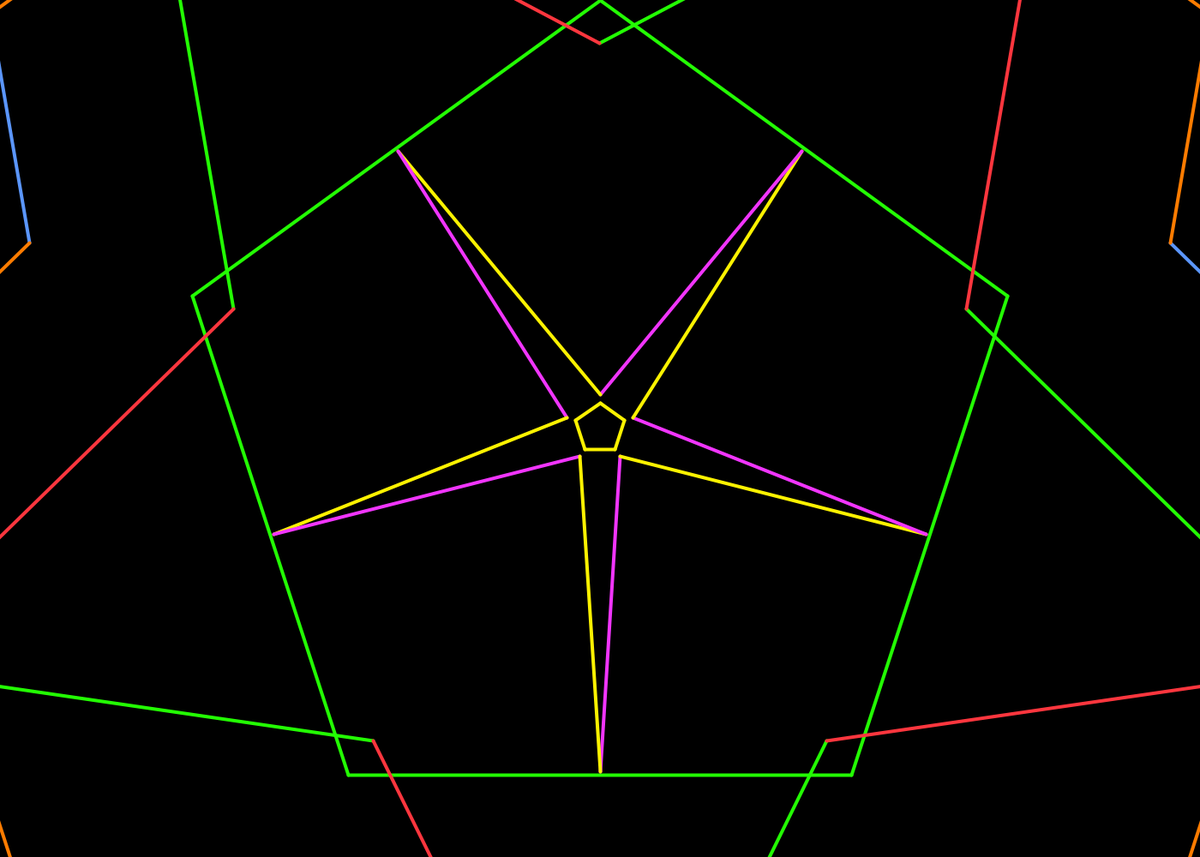
Frame 1 (no input)
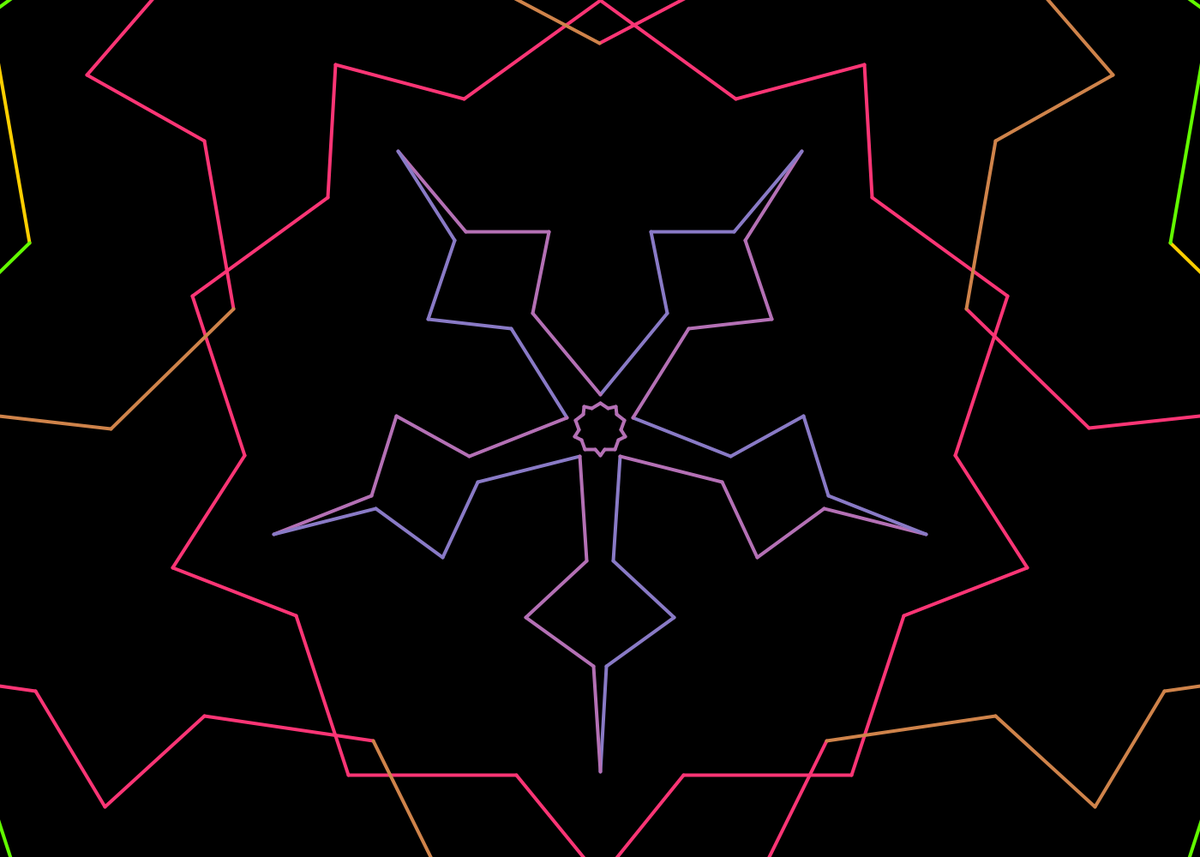
Frame 60 (the mouse pressed at the canvas centre just before this capture)
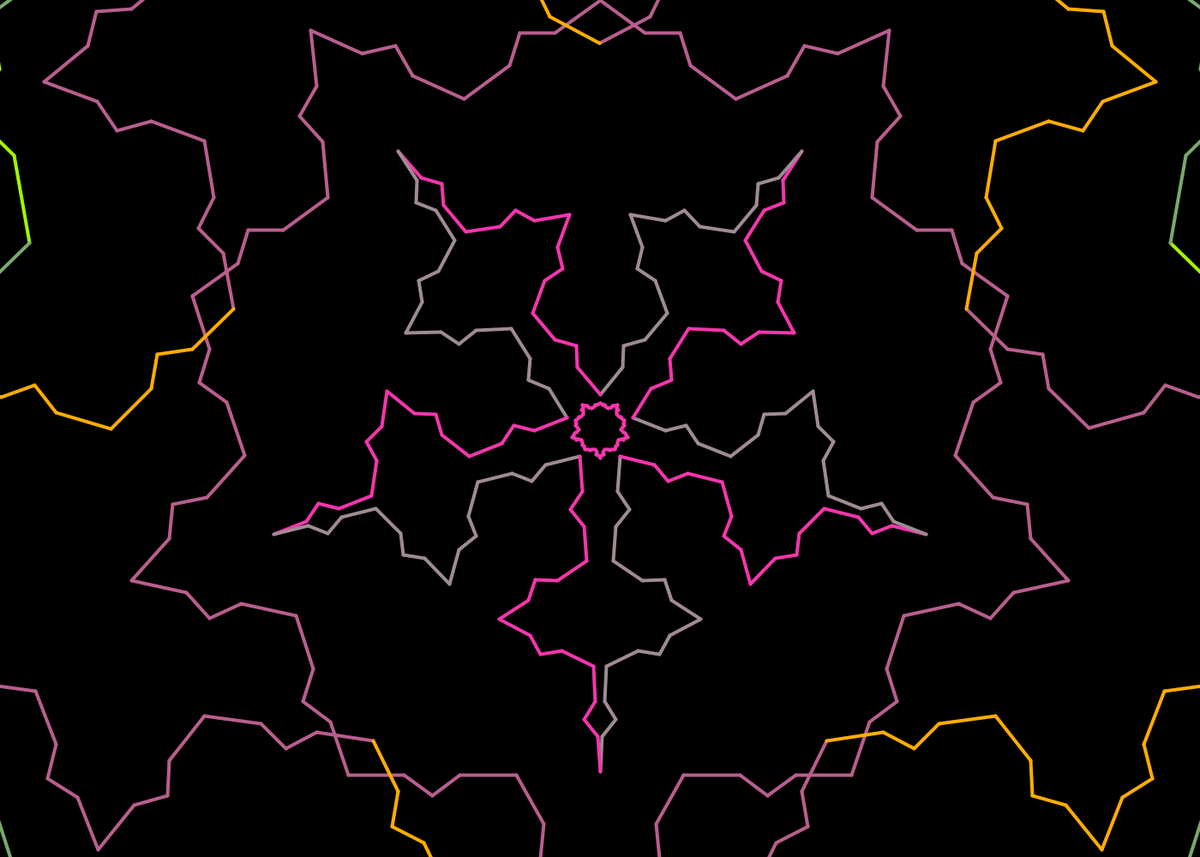
Frame 120 (the mouse held since frame 60 and released just before this capture)

The Processing sketch that drew these frames (run headless with seeded random() and noise(); from frame 60 on, the mouse is pressed at the canvas centre):

// Processing sketch: Koch
// ── Koch.pde
ArrayList<KochLine> kochLines = new ArrayList<KochLine>();
boolean linesFinishedCreating;

float camRotation = 0;
float camRotationChange = 0.0;
PVector camCenter;

void setup() {
    frameRate(30);
    size(1400, 1000);
    // fullScreen();
    
    // Here you can comment and uncomment all the shapes that you want
    // showing up.
    
    // The large number in the arguments represents the size of the shape 
    kochPentagon(500, 3);
    kochStar(5, 0.1, 400, 4, 2);
    kochStar(5, 0.5, 900, 3, 5);
    kochPentagon(1000, 1);
    kochPentagon(30, 2);
    kochStar(5, 0.5, 1400, 0, 1);
    // kochLine();
    // kochSnowFlake();
    // kochSquare();

    camCenter = new PVector(width/2, height/2);
}

void draw() {
    background(0);

    linesFinishedCreating = true;

    camRotation += camRotationChange;
    if (camRotation >= 2*PI) {
        camRotation = 0;
    }
    rotate(camRotation);
    float camCenterAngle = atan(camCenter.y/camCenter.x);
    float theta = PI/2 + camRotation/2 - camCenterAngle;
    float h = camCenter.mag() * sqrt(2 * (1 - cos(camRotation)));
    float deltaX = h * cos(theta);
    float deltaY = h * sin(theta);
    translate(deltaX, -deltaY);


    for (KochLine kochLine : kochLines) {
        kochLine.render();
        if (kochLine.creating) {
            linesFinishedCreating = false;
        }
    }

    if (linesFinishedCreating) {
        ArrayList<KochLine> newKochLines = new ArrayList<KochLine>();
        for (KochLine kochLine : kochLines) {
            newKochLines.addAll(kochLine.createChildrenKochLines());
        }
        kochLines = newKochLines;
    }
}

void kochLine() {
    kochLines.add(new KochLine(
        new PVector(200, 800), 
        new PVector(1900, 800),
        0,
        false
    ));
    strokeWeight(5);
}

void kochSnowFlake() {
    float length = 900;
    PVector snowFlakeCenter = new PVector(width/2, height/2+100);
    PVector firstPoint = PVector.add(snowFlakeCenter, new PVector(-length/2, -length*tan(PI/3)/4));
    PVector secondPoint = PVector.add(snowFlakeCenter, new PVector(length/2, -length*tan(PI/3)/4));
    PVector thirdPoint = PVector.add(snowFlakeCenter, new PVector(0, length*tan(PI/3)/4));
    kochLines.add(new KochLine(
        firstPoint, 
        secondPoint,
        0, true
    ));
    kochLines.add(new KochLine(
        secondPoint,
        thirdPoint,
        0, true
    ));
    kochLines.add(new KochLine(
        thirdPoint,
        firstPoint,
        0, true
    ));
    strokeWeight(5);
}

void kochSquare() {
    float length = 600;
    PVector center = new PVector(1050, 600);
    PVector firstPoint = PVector.add(center, new PVector(-length/2, -length/2));
    PVector secondPoint = PVector.add(center, new PVector(length/2, -length/2));
    PVector thirdPoint = PVector.add(center, new PVector(length/2, length/2));
    PVector fourthPoint = PVector.add(center, new PVector(-length/2, length/2));
    kochLines.add(new KochLine(
        firstPoint,
        secondPoint,
        3, false
    ));
    kochLines.add(new KochLine(
        secondPoint,
        thirdPoint,
        3, false
    ));
    kochLines.add(new KochLine(
        thirdPoint,
        fourthPoint,
        3, false
    ));
    kochLines.add(new KochLine(
        fourthPoint,
        firstPoint,
        3, false
    ));
    strokeWeight(4);
}

void kochPentagon(float radius, int colIndex) {
    PVector center = new PVector(width/2, height/2);
    PVector firstPoint = PVector.add(center, new PVector(0, -radius));
    PVector secondPoint = PVector.add(center, new PVector(radius*cos(radians(18)), -radius*sin(radians(18))));
    PVector thirdPoint = PVector.add(center, new PVector(radius*cos(radians(-54)), -radius*sin(radians(-54))));
    PVector fourthPoint = PVector.add(center, new PVector(-radius*cos(radians(-54)), -radius*sin(radians(-54))));
    PVector fifthPoint = PVector.add(center, new PVector(-radius*cos(radians(18)), -radius*sin(radians(18))));
    kochLines.add(new KochLine(
        firstPoint,
        secondPoint,
        colIndex, true
    ));
    kochLines.add(new KochLine(
        secondPoint,
        thirdPoint,
        colIndex, true
    ));
    kochLines.add(new KochLine(
        thirdPoint,
        fourthPoint,
        colIndex, true
    ));
    kochLines.add(new KochLine(
        fourthPoint,
        fifthPoint,
        colIndex, true
    ));
    kochLines.add(new KochLine(
        fifthPoint,
        firstPoint,
        colIndex, true
    ));
    strokeWeight(3);
}

void kochStar(int numVertex, float thickness, float radius, int colOne, int colTwo) {
    PVector center = new PVector(width/2, height/2);
    float sectionAngle = 2 * PI / numVertex;
    PVector[] largeVertices = new PVector[numVertex];
    PVector[] smallVertices = new PVector[numVertex];
    for (int i = 0; i < numVertex; i++) {
        largeVertices[i] = PVector.add(center, new PVector(
            sin(sectionAngle*(i-1) + sectionAngle), 
            cos(sectionAngle*(i-1) + sectionAngle)
        ).mult(radius));
        smallVertices[i] = PVector.add(center, new PVector(
            sin(sectionAngle*i + sectionAngle/2), 
            cos(sectionAngle*i + sectionAngle/2)
        ).mult(thickness*radius));
    }

    for (int i = 0; i < numVertex; i++) {
        kochLines.add(new KochLine(smallVertices[i], largeVertices[i], colOne, true));
        if (i != numVertex - 1) {
            kochLines.add(new KochLine(largeVertices[i+1], smallVertices[i], colTwo, true));
        } else {
            kochLines.add(new KochLine(largeVertices[0], smallVertices[i], colTwo, true));
        }
    }

    strokeWeight(4);
}

// ── KochLine.pde
public class KochLine {
    boolean creating = true;
    PVector start;
    PVector end;
    float length;
    float angle = PI / 3;
    float subLineLength;
    float growFactor = 0;
    float growSpeed = 0.012;
    boolean moveStart;
    boolean moveEnd;
    PVector movedPointOrigin;

    color col;
    int nextColorIndex;
    color nextCol;
    color[] colors = {
        // color(255, 68, 68),
        color(89, 150, 255),  // Blue
        color(255, 123, 0),   // Orange
        color(255, 242, 0),   // Yellow
        color(33, 255, 0),    // Green
        color(241, 53, 255),  // Pink
        color(255, 53, 60)    // Red
    };
    boolean changeColors;

    KochLine(PVector start, PVector end, int colorIndex, boolean changeColors) {
        this.start = start;
        this.end = end;
        this.length = PVector.sub(end, start).mag();
        this.subLineLength = (length / (2 + 2 * sin(this.angle / 2)));
        this.creating = false;
        this.col = this.colors[colorIndex];
        if (changeColors) {
            if (colorIndex + 1 == this.colors.length) {
                this.nextColorIndex = 0;
                this.nextCol = this.colors[0];
            } else {
                this.nextColorIndex = colorIndex+1;
                this.nextCol = this.colors[colorIndex+1];
            }
        } else {
            this.nextColorIndex = colorIndex;
        }
        this.changeColors = changeColors;
    }

    KochLine(PVector start, PVector end, boolean moveStart, 
             boolean moveEnd, PVector movedPointOrigin, int colorIndex, 
             boolean changeColors) {
        this.start = start;
        this.end = end;
        this.length = PVector.sub(end, start).mag();
        this.subLineLength = (length / (2 + 2 * sin(this.angle / 2)));
        this.movedPointOrigin = movedPointOrigin;
        this.moveEnd = moveEnd;
        this.moveStart = moveStart;
        this.col = this.colors[colorIndex];
        if (changeColors) {
            if (colorIndex + 1 == this.colors.length) {
                this.nextColorIndex = 0;
                this.nextCol = this.colors[0];
            } else {
                this.nextColorIndex = colorIndex+1;
                this.nextCol = this.colors[colorIndex+1];
            }
        } else {
            this.nextColorIndex = colorIndex;
        }
        this.changeColors = changeColors;
    }

    void render() {
        growFactor += growSpeed;
        if (growFactor >= 1) {
            growFactor = 1;
            creating = false;
        }
        if (changeColors) {
            stroke(lerpColor(this.col, this.nextCol, growFactor));
        } else {
            stroke(this.col);
        }
        if (creating) {
            if (moveEnd) {
                PVector newEnd = PVector.add(
                    movedPointOrigin, 
                    PVector.sub(end, movedPointOrigin).mult(growFactor)
                );
                line(start.x, start.y, newEnd.x, newEnd.y);
            } else if (moveStart) {
                PVector newStart = PVector.add(
                    movedPointOrigin, 
                    PVector.sub(start, movedPointOrigin).mult(growFactor)
                );
                line(newStart.x, newStart.y, end.x, end.y);
            }
        } else {
            line(start.x, start.y, end.x, end.y);
        }
    }

    ArrayList<KochLine> createChildrenKochLines() {
        ArrayList<KochLine> subLines = new ArrayList<KochLine>();
        PVector subLinesVector = PVector.sub(end, start).setMag(subLineLength);
        PVector firstPoint = start;
        PVector secondPoint = PVector.add(start, subLinesVector);
        PVector middlePoint = PVector.add(
            start, PVector.sub(end, start).setMag(length / 2)
        );
        PVector thirdPoint = PVector.add(
            secondPoint, subLinesVector.copy().rotate(-(PI - angle)/2)
        );
        PVector fourthPoint = PVector.sub(end, subLinesVector);
        PVector fifthPoint = end;
        subLines.add(new KochLine(firstPoint, secondPoint, nextColorIndex, changeColors));
        subLines.add(new KochLine(secondPoint, thirdPoint, false, true, middlePoint, nextColorIndex, changeColors));
        subLines.add(new KochLine(thirdPoint, fourthPoint, true, false, middlePoint, nextColorIndex, changeColors));
        subLines.add(new KochLine(fourthPoint, fifthPoint, nextColorIndex, changeColors));

        return subLines;
    }
}
